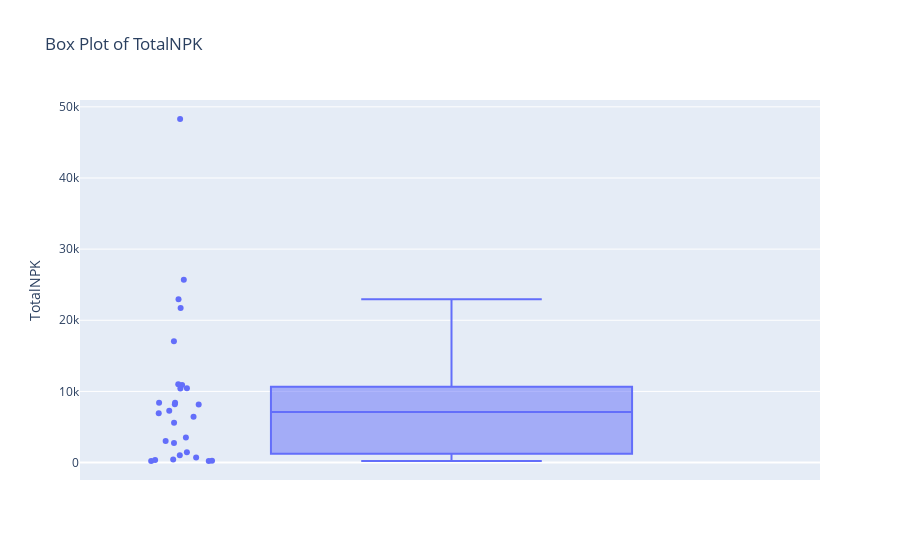

Write notebook code for a chart like this one.
### Code cell
TotalNPK_data = Case_file[['TotalNPK']]

fig = px.box(TotalNPK_data, y='TotalNPK', title='Box Plot of TotalNPK', points='all')

fig.show()

### Figure 1 — Plotly figure (JSON) as saved in the notebook; plotly's stock layout.template omitted (floating-point values rounded to 4 significant figures)
{"data": [{"alignmentgroup": "True", "boxpoints": "all", "hovertemplate": "TotalNPK=%{y}<extra></extra>", "legendgroup": "", "marker": {"color": "#636efa"}, "name": "", "notched": false, "offsetgroup": "", "orientation": "v", "showlegend": false, "type": "box", "x0": " ", "xaxis": "x", "y": [438.2, 3036.0, 222.2, 10900.0, 25700.0, 220.8, 8197.0, 10430.0, 2746.0, 8156.0, 17040.0, 3519.0, 1449.0, 6945.0, 7290.0, 48290.0, 10420.0, 22940.0, 6448.0, 5591.0, 21730.0, 1026.0, 8404.0, 249.4, 710.1, 368.6, 11000.0, 8404.0], "y0": " ", "yaxis": "y"}], "layout": {"boxmode": "group", "legend": {"tracegroupgap": 0}, "title": {"text": "Box Plot of TotalNPK"}, "xaxis": {"anchor": "y", "domain": [0, 1]}, "yaxis": {"anchor": "x", "domain": [0, 1], "title": {"text": "TotalNPK"}}}}
